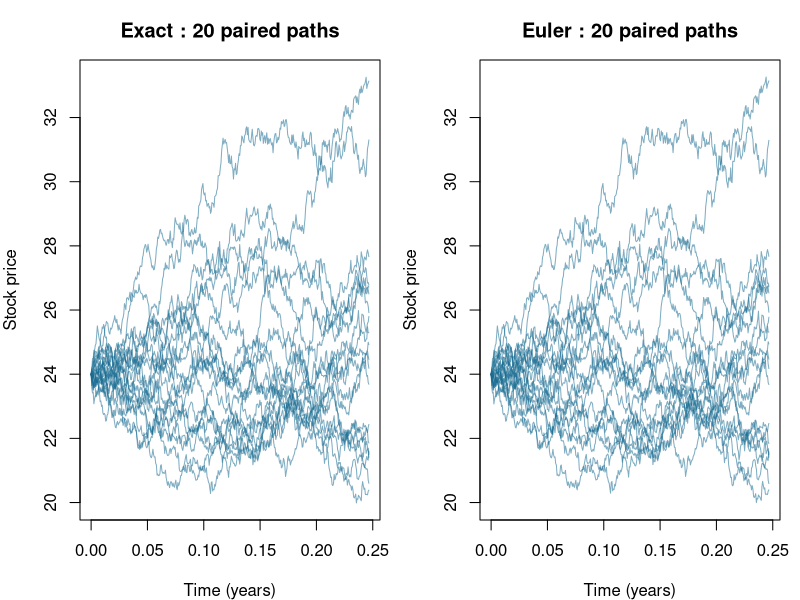
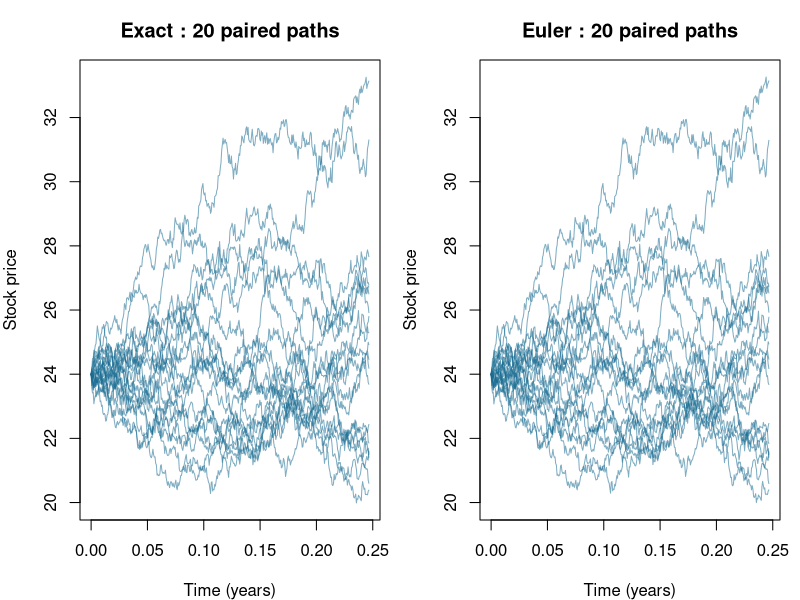
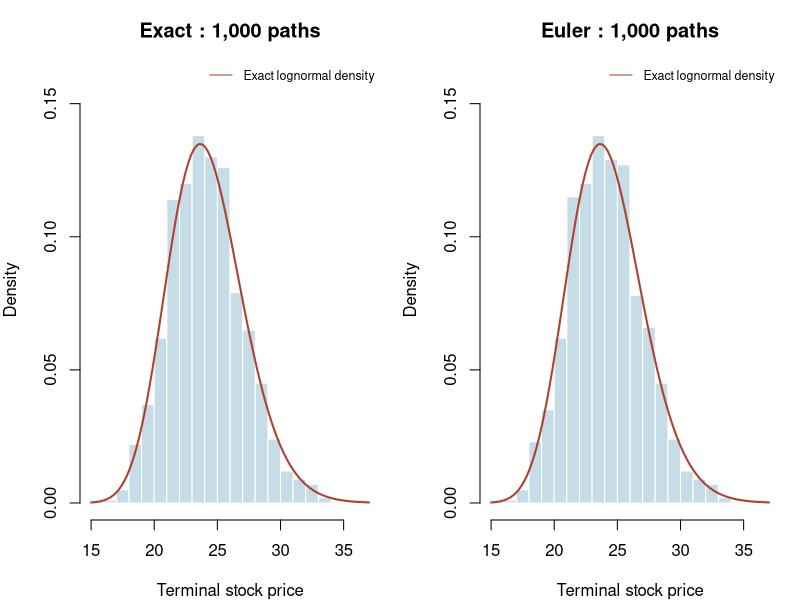
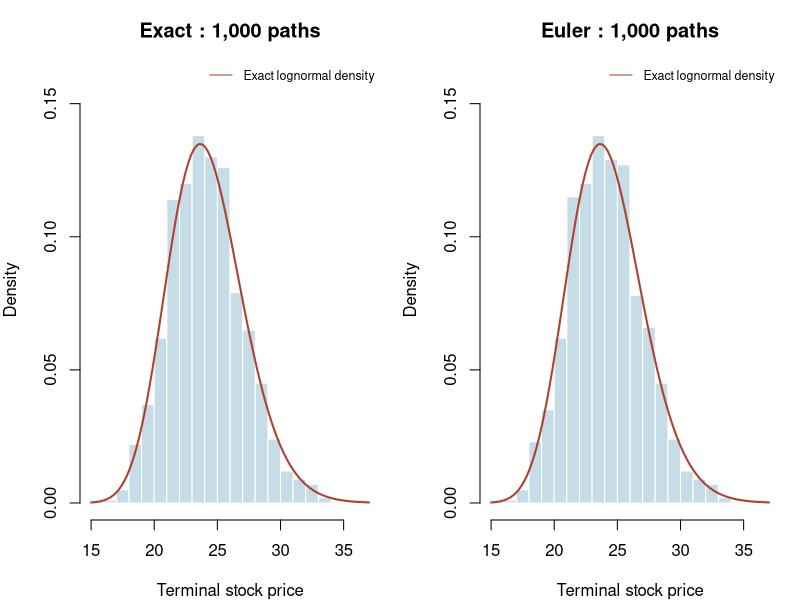
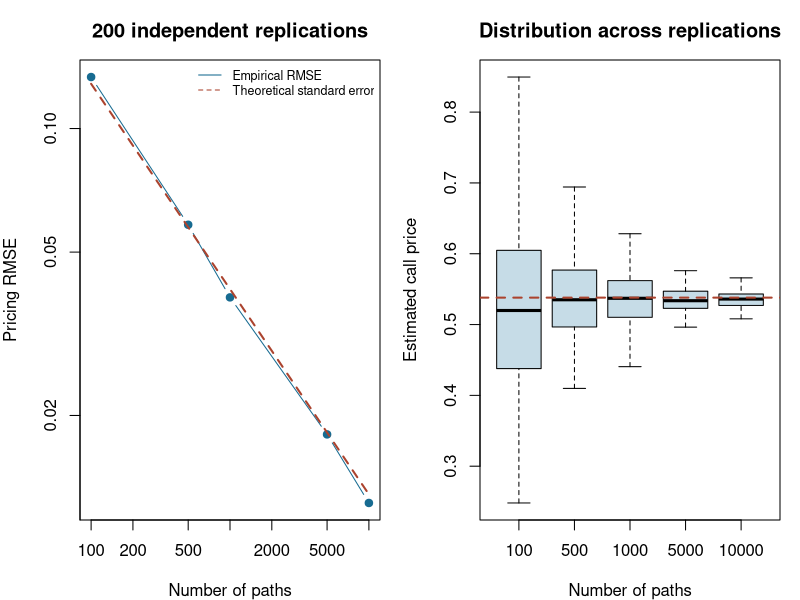
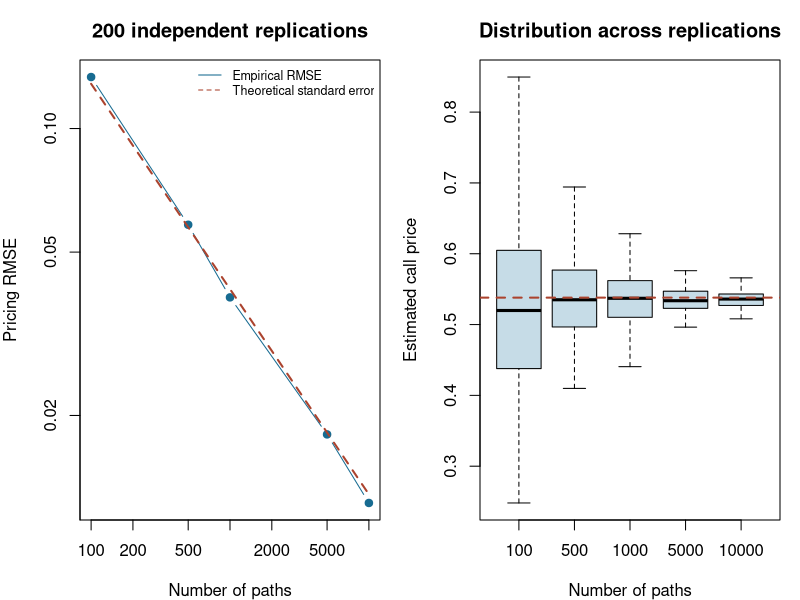
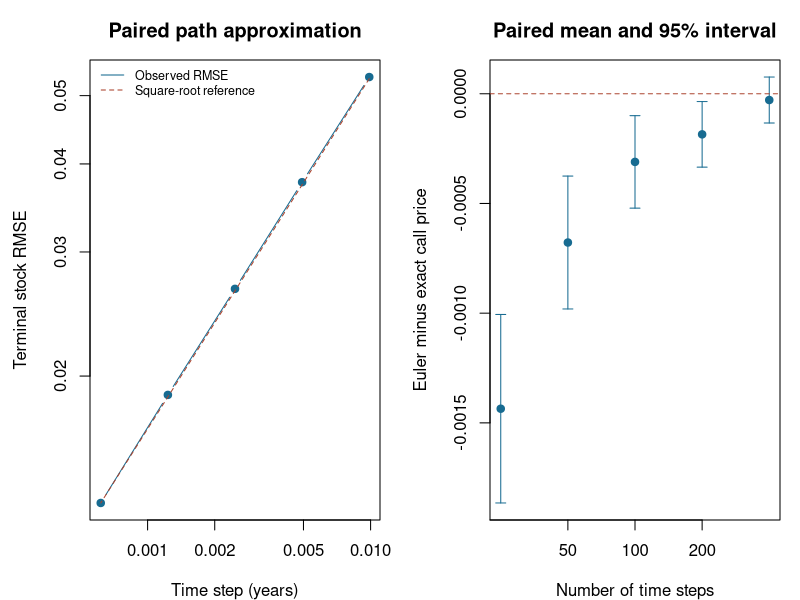
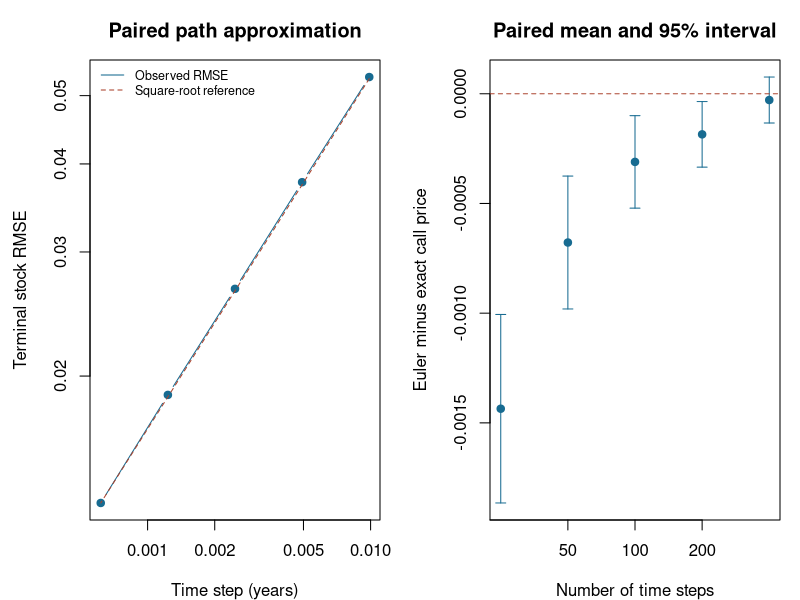

The R script that drew these images, in order:
# Reproducible Black-Scholes Monte Carlo study. Base R only.
# Run: Rscript simulation.R [output-directory]
args <- commandArgs(trailingOnly=TRUE)
out <- if(length(args)) args[1] else 'results'
dir.create(out, recursive=TRUE, showWarnings=FALSE)
dir.create(file.path(out,'figures'), showWarnings=FALSE)
RNGkind('Mersenne-Twister','Inversion','Rejection')
r <- .0329; sigma <- .25; T <- 90/365; s0 <- 24; K <- 26; N <- 400L
cdf <- pnorm
d1 <- (log(s0/K)+(r+sigma^2/2)*T)/(sigma*sqrt(T)); d2 <- d1-sigma*sqrt(T)
benchmark <- s0*cdf(d1)-K*exp(-r*T)*cdf(d2)
pay <- function(s) exp(-r*T)*pmax(s-K,0)
summary_mean <- function(y) {
 est <- mean(y); se <- sd(y)/sqrt(length(y))
 c(estimate=est,se=se,lower=est-1.96*se,upper=est+1.96*se)
}
# Main experiment: independent paths, paired methods, nested 500/1000 samples.
set.seed(20260921)
dw <- matrix(rnorm(1000*N,sd=sqrt(T/N)),nrow=1000,ncol=N)
exact <- em <- matrix(s0,1000,N+1)
for(j in seq_len(N)) {
 exact[,j+1] <- exact[,j]*exp((r-sigma^2/2)*T/N+sigma*dw[,j])
 em[,j+1] <- em[,j]*(1+r*T/N+sigma*dw[,j])
}
stopifnot(max(abs(exact[,N+1]-s0*exp((r-sigma^2/2)*T+sigma*rowSums(dw))))<1e-9)
main <- do.call(rbind,lapply(c(500,1000),function(m) do.call(rbind,lapply(c('Exact','Euler'),function(method) {
 y <- pay(if(method=='Exact') exact[seq_len(m),N+1] else em[seq_len(m),N+1])
 data.frame(method=method,paths=m,as.list(summary_mean(y)),absolute_error=abs(mean(y)-benchmark))
}))))
write.csv(main,file.path(out,'main_results.csv'),row.names=FALSE)
write.csv(data.frame(path=1:1000,exact_terminal=exact[,N+1],euler_terminal=em[,N+1],exact_payoff=pay(exact[,N+1]),euler_payoff=pay(em[,N+1])),file.path(out,'main_samples.csv'),row.names=FALSE)
# Exact sampling: independent replications; nested sample sizes within each replication.
set.seed(20260922)
sizes <- c(100,500,1000,5000,10000); B <- 200L
estimates <- matrix(NA_real_,B,length(sizes)); covers <- estimates
for(b in seq_len(B)) {
 y <- pay(s0*exp((r-sigma^2/2)*T+sigma*sqrt(T)*rnorm(max(sizes))))
 for(j in seq_along(sizes)) {
  q <- summary_mean(y[seq_len(sizes[j])]); estimates[b,j] <- q[1]
  covers[b,j] <- q[3]<=benchmark && benchmark<=q[4]
 }
}
mc <- data.frame(paths=sizes,replications=B,mean_price=colMeans(estimates),bias=colMeans(estimates)-benchmark,rmse=sqrt(colMeans((estimates-benchmark)^2)),empirical_sd=apply(estimates,2,sd),coverage=colMeans(covers))
# Analytical variance of discounted call payoff, from truncated lognormal moments.
a <- log(s0)+(r-sigma^2/2)*T; v <- sigma^2*T
moment <- function(p) exp(p*a+.5*p*p*v)*pnorm((a+p*v-log(K))/sqrt(v))
varY <- exp(-2*r*T)*(moment(2)-2*K*moment(1)+K*K*moment(0))-benchmark^2
mc$theoretical_se <- sqrt(varY/sizes)
write.csv(mc,file.path(out,'sampling_convergence.csv'),row.names=FALSE)
write.csv(data.frame(replication=rep(seq_len(B),times=length(sizes)),paths=rep(sizes,each=B),price=as.vector(estimates)),file.path(out,'sampling_replications.csv'),row.names=FALSE)
# Coupled grid study: aggregate fine increments; same Brownian paths at every resolution.
# Pairwise differences isolate discretisation from the much larger payoff variance.
set.seed(20260923)
M <- 20000L; steps <- c(25L,50L,100L,200L,400L)
fine <- matrix(rnorm(M*N,sd=sqrt(T/N)),M,N)
terminal <- s0*exp((r-sigma^2/2)*T+sigma*rowSums(fine))
differences <- matrix(NA_real_,M,length(steps))
grid <- do.call(rbind,lapply(seq_along(steps),function(k) {
 n <- steps[k]; R <- N/n; s <- rep(s0,M); ever_negative <- rep(FALSE,M)
 for(j in seq_len(n)) {
  increment <- rowSums(fine[,((j-1)*R+1):(j*R),drop=FALSE])
  s <- s*(1+r*T/n+sigma*increment); ever_negative <- ever_negative | s<0
 }
 differences[,k] <<- pay(s)-pay(terminal)
 data.frame(steps=n,dt=T/n,paths=M,as.list(summary_mean(differences[,k])),terminal_rmse=sqrt(mean((s-terminal)^2)),negative_path_fraction=mean(ever_negative))
}))
write.csv(grid,file.path(out,'euler_convergence.csv'),row.names=FALSE)
write.csv(data.frame(path=seq_len(M),setNames(as.data.frame(differences),paste0('difference_N',steps))),file.path(out,'paired_payoff_differences.csv'),row.names=FALSE)
# Both PDF (LaTeX) and PNG (preview). No external plotting packages.
figure <- function(name,draw,width=8,height=5) {
 pdf(file.path(out,'figures',paste0(name,'.pdf')),width=width,height=height,useDingbats=FALSE); draw(); dev.off()
 png(file.path(out,'figures',paste0(name,'.png')),width=width*160,height=height*160,res=160); draw(); dev.off()
}
figure('trajectories',function() {
 par(mfrow=c(1,2),mar=c(4,4,3,1))
 for(method in c('Exact','Euler')) {
  x <- if(method=='Exact') exact else em
  matplot(seq(0,T,length.out=N+1),t(x[1:20,]),type='l',lty=1,col=adjustcolor('#176b91',alpha.f=.55),xlab='Time (years)',ylab='Stock price',main=paste(method,': 20 paired paths'),ylim=range(exact[1:20,],em[1:20,]))
 }
},10,4.5)
figure('terminal_distributions',function() {
 par(mfrow=c(1,2),mar=c(4,4,3,1)); breaks <- pretty(range(exact[,N+1],em[,N+1]),20)
 for(method in c('Exact','Euler')) {
  x <- if(method=='Exact') exact[,N+1] else em[,N+1]
  hist(x,breaks=breaks,probability=TRUE,col='#c6dce7',border='white',main=paste(method,': 1,000 paths'),xlab='Terminal stock price',ylim=c(0,.16))
  curve(dlnorm(x,meanlog=a,sdlog=sqrt(v)),add=TRUE,col='#ab432e',lwd=2)
  legend('topright','Exact lognormal density',col='#ab432e',lty=1,bty='n',cex=.75)
 }
},10,4.5)
figure('sampling_convergence',function() {
 par(mfrow=c(1,2),mar=c(4,4,3,1))
 plot(mc$paths,mc$rmse,log='xy',type='b',pch=19,col='#176b91',xlab='Number of paths',ylab='Pricing RMSE',main='200 independent replications')
 lines(mc$paths,mc$theoretical_se,col='#ab432e',lwd=2,lty=2)
 legend('topright',c('Empirical RMSE','Theoretical standard error'),col=c('#176b91','#ab432e'),lty=c(1,2),bty='n',cex=.75)
 boxplot(as.data.frame(estimates),names=sizes,xlab='Number of paths',ylab='Estimated call price',main='Distribution across replications',col='#c6dce7',outline=FALSE)
 abline(h=benchmark,col='#ab432e',lwd=2,lty=2)
},10,4.5)
figure('euler_convergence',function() {
 par(mfrow=c(1,2),mar=c(4,4.5,3,1))
 plot(grid$dt,grid$terminal_rmse,log='xy',type='b',pch=19,col='#176b91',xlab='Time step (years)',ylab='Terminal stock RMSE',main='Paired path approximation')
 lines(grid$dt,tail(grid$terminal_rmse,1)*sqrt(grid$dt/tail(grid$dt,1)),col='#ab432e',lty=2)
 legend('topleft',c('Observed RMSE','Square-root reference'),col=c('#176b91','#ab432e'),lty=c(1,2),bty='n',cex=.75)
 plot(grid$steps,grid$estimate,log='x',pch=19,col='#176b91',ylim=range(grid$lower,grid$upper,0),xlab='Number of time steps',ylab='Euler minus exact call price',main='Paired mean and 95% interval')
 arrows(grid$steps,grid$lower,grid$steps,grid$upper,angle=90,code=3,length=.05,col='#176b91');abline(h=0,lty=2,col='#ab432e')
},10,4.5)
stopifnot(all(is.finite(main$estimate)),all(is.finite(grid$terminal_rmse)),length(unique(em[,N+1]))==1000)
writeLines(c(sprintf('Black-Scholes benchmark: %.12f',benchmark),sprintf('Analytical discounted-payoff variance: %.12f',varY),'Seeds: 20260921 (main), 20260922 (sampling), 20260923 (Euler).','Intervals are asymptotic marginal 95% normal intervals, not simultaneous intervals.','Euler grid estimates share paths; sampling sizes are nested within each independent replication.',capture.output(sessionInfo())),file.path(out,'run_metadata.txt'))
print(main);print(mc);print(grid)
# LaTeX tables generated from the same result objects (no manual transcription).
main_lines <- vapply(seq_len(nrow(main)),function(i) with(main[i,],sprintf('%s & %d & %.5f & %.5f & [%.5f, %.5f] \\\\',method,paths,estimate,se,lower,upper)),character(1))
writeLines(c('\\begin{tabular}{lrrrr}','\\toprule','Method & Paths & Price & Std. error & 95\\% interval\\\\','\\midrule',main_lines,'\\bottomrule','\\end{tabular}'),file.path(out,'main_table.tex'))
grid_lines <- vapply(seq_len(nrow(grid)),function(i) with(grid[i,],sprintf('%d & %.5f & %.6f & [%.6f, %.6f] \\\\',steps,terminal_rmse,estimate,lower,upper)),character(1))
writeLines(c('\\begin{tabular}{rrrr}','\\toprule','Steps & Stock RMSE & Price difference & 95\\% interval\\\\','\\midrule',grid_lines,'\\bottomrule','\\end{tabular}'),file.path(out,'euler_table.tex'))
